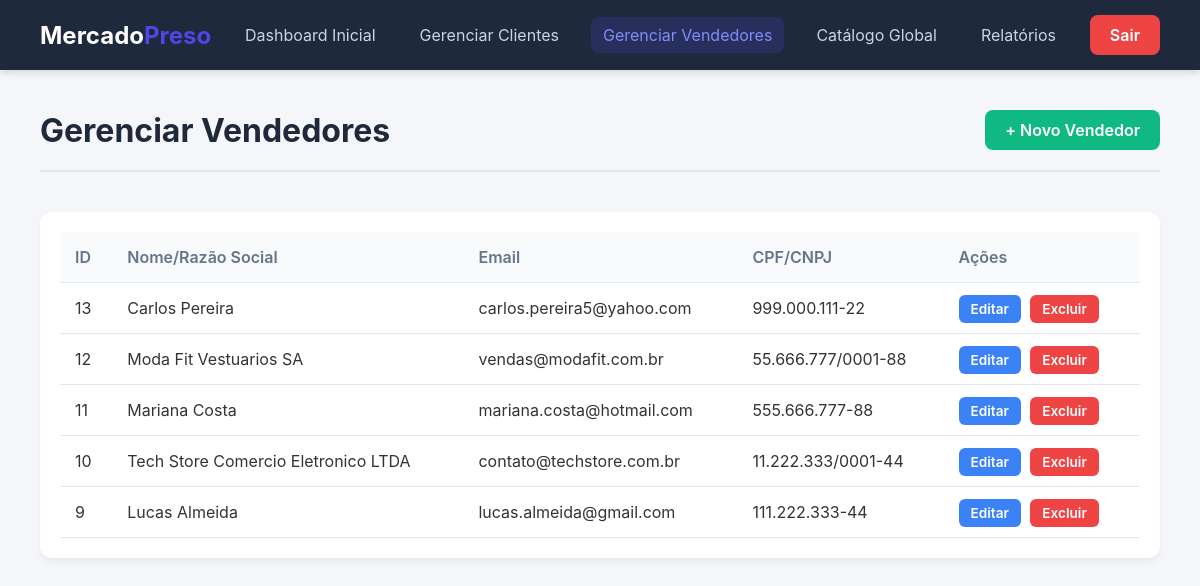
Page /admin-vendedores.php (signed in) on the committed database.
### tables this page shows
CREATE TABLE `vendedores` (
  `vend_id` int(11) NOT NULL,
  `vend_nome` varchar(100) DEFAULT NULL,
  `vend_email` varchar(255) DEFAULT NULL,
  `vend_senha` varchar(255) NOT NULL,
  `vend_dtnasc` date DEFAULT NULL,
  `vend_razao_social` varchar(255) DEFAULT NULL,
  `vend_nomefantasia` varchar(255) DEFAULT NULL,
  `vend_inscricao_estadual` varchar(30) DEFAULT NULL,
  `vend_cep` varchar(9) DEFAULT NULL,
  `vend_numero` varchar(20) DEFAULT NULL,
  `vend_logradouro` varchar(150) DEFAULT NULL,
  `vend_bairro` varchar(150) DEFAULT NULL,
  `tipo_pessoa` varchar(2) DEFAULT NULL,
  `vend_cpf` varchar(14) DEFAULT NULL,
  `vend_cnpj` varchar(18) DEFAULT NULL
);

### admin-vendedores.php (the view, shortened to what this page needs)
<?php
include_once("php-proc/conexao.php");
$query = "SELECT * FROM vendedores ORDER BY vend_id DESC";
$result = mysqli_query($conn, $query);
?>
<!DOCTYPE html>
<html lang="pt-BR">
<head>
</head>
<body>
        <nav class="navbar">
        <a href="index.php" class="logo">Mercado<span>Preso</span></a>
        <ul class="nav-links">
            <li><a href="painel-admin.php">Dashboard Inicial</a></li>
            <li><a href="admin-clientes.php">Gerenciar Clientes</a></li>
            <li><a href="admin-vendedores.php" class="active">Gerenciar Vendedores</a></li>
            <li><a href="admin-produtos.php">Catálogo Global</a></li>
            <li><a href="admin-relatorios.php">Relatórios</a></li>
        </ul>
        <a href="php-proc/logout.php" class="logout-btn">Sair</a>
    </nav>
    <main class="main-content">
        <header>
            <h1>Gerenciar Vendedores</h1>
            <div class="header-actions">
                <a href="admin-vendedor-novo.php" class="btn-novo">+ Novo Vendedor</a>
            </div>
        </header>
        <div class="table-container">
            <table>
                <thead>
                    <tr>
                        <th>ID</th>
                        <th>Nome/Razão Social</th>
                        <th>Email</th>
                        <th>CPF/CNPJ</th>
                        <th>Ações</th>
                    </tr>
                </thead>
                <tbody>
                    <?php if(mysqli_num_rows($result) > 0): ?>
                        <?php while($row = mysqli_fetch_assoc($result)): ?>
                            <tr>
                                <td><?= $row['vend_id'] ?></td>
                                <td>
                                    <?= ($row['tipo_pessoa'] == 'PF') ? $row['vend_nome'] : $row['vend_razao_social'] ?>
                                </td>
                                <td><?= $row['vend_email'] ?></td>
                                <td>
                                    <?= ($row['tipo_pessoa'] == 'PF') ? $row['vend_cpf'] : $row['vend_cnpj'] ?>
                                </td>
                                <td class="action-links">
                                    <a href="admin-vendedor-editar.php?id=<?= $row['vend_id'] ?>" class="edit-link">Editar</a>
                                    <a href="php-proc/admin-delete-vendedor.php?id=<?= $row['vend_id'] ?>" class="delete-link" onclick="return confirm('Tem certeza que deseja excluir este vendedor?');">Excluir</a>
                                </td>
                            </tr>
                        <?php endwhile; ?>
                    <?php else: ?>
                        <tr>
                            <td colspan="5" style="text-align: center;">Nenhum vendedor cadastrado.</td>
                        </tr>
                    <?php endif; ?>
                </tbody>
            </table>
        </div>
    </main>
</body>
</html>

### admin-vendedores.php (style rules this page uses)
* { box-sizing: border-box; margin: 0; padding: 0; }
body { font-family: -apple-system, BlinkMacSystemFont, "Segoe UI", Roboto, Helvetica, Arial, sans-serif; background-color: #f4f6f9; color: #333333; }
.navbar { background-color: #1e293b; color: #ffffff; display: flex; align-items: center; justify-content: space-between; padding: 15px 40px; box-shadow: 0 4px 6px rgba(0,0,0,0.1); }
.navbar .logo { font-size: 1.5rem; font-weight: bold; color: #ffffff; text-decoration: none; }
.navbar .logo span { color: #4f46e5; }
.nav-links { list-style: none; display: flex; gap: 20px; margin: 0; padding: 0; }
.nav-links a { color: #cbd5e1; text-decoration: none; font-size: 1rem; padding: 8px 12px; border-radius: 8px; transition: background-color 0.2s, color 0.2s; }
.nav-links a:hover, .nav-links a.active { background-color: rgba(79, 70, 229, 0.2); color: #818cf8; }
.logout-btn { background-color: #ef4444; color: white; padding: 8px 16px; text-decoration: none; border-radius: 8px; font-weight: 600; transition: background-color 0.2s; }
.main-content { padding: 40px; max-width: 1200px; margin: 0 auto; display: flex; flex-direction: column; }
header { display: flex; justify-content: space-between; align-items: center; margin-bottom: 40px; border-bottom: 2px solid #e2e8f0; padding-bottom: 20px; }
header h1 { color: #1e293b; }
.header-actions { display: flex; gap: 15px; }
.btn-novo { background-color: #10b981; color: white; padding: 10px 20px; text-decoration: none; border-radius: 8px; font-weight: 600; transition: background-color 0.2s; }
.logout-btn { background-color: #ef4444; color: white; padding: 10px 20px; text-decoration: none; border-radius: 8px; font-weight: 600; transition: background-color 0.2s; }
.table-container { background-color: white; border-radius: 12px; box-shadow: 0 4px 6px rgba(0,0,0,0.05); padding: 20px; overflow-x: auto; }
table { width: 100%; border-collapse: collapse; }
th, td { padding: 15px; text-align: left; border-bottom: 1px solid #e2e8f0; }
th { background-color: #f8fafc; color: #64748b; font-weight: 600; }
.action-links a { padding: 6px 12px; border-radius: 6px; text-decoration: none; font-size: 0.85rem; font-weight: 600; margin-right: 5px; }
.edit-link { background-color: #3b82f6; color: white; }
.delete-link { background-color: #ef4444; color: white; }

### rows in the picture
vendedores: vend_id "13", vend_nome "Carlos Pereira", vend_email "carlos.pereira5@yahoo.com", vend_cpf "999.000.111-22"
vendedores: vend_id "12", vend_razao_social "Moda Fit Vestuarios SA", vend_email "vendas@modafit.com.br", vend_cnpj "55.666.777/0001-88"
vendedores: vend_id "11", vend_nome "Mariana Costa", vend_email "mariana.costa@hotmail.com", vend_cpf "555.666.777-88"
vendedores: vend_id "10", vend_razao_social "Tech Store Comercio Eletronico LTDA", vend_email "contato@techstore.com.br", vend_cnpj "11.222.333/0001-44"
vendedores: vend_id "9", vend_nome "Lucas Almeida", vend_email "lucas.almeida@gmail.com", vend_cpf "111.222.333-44"
